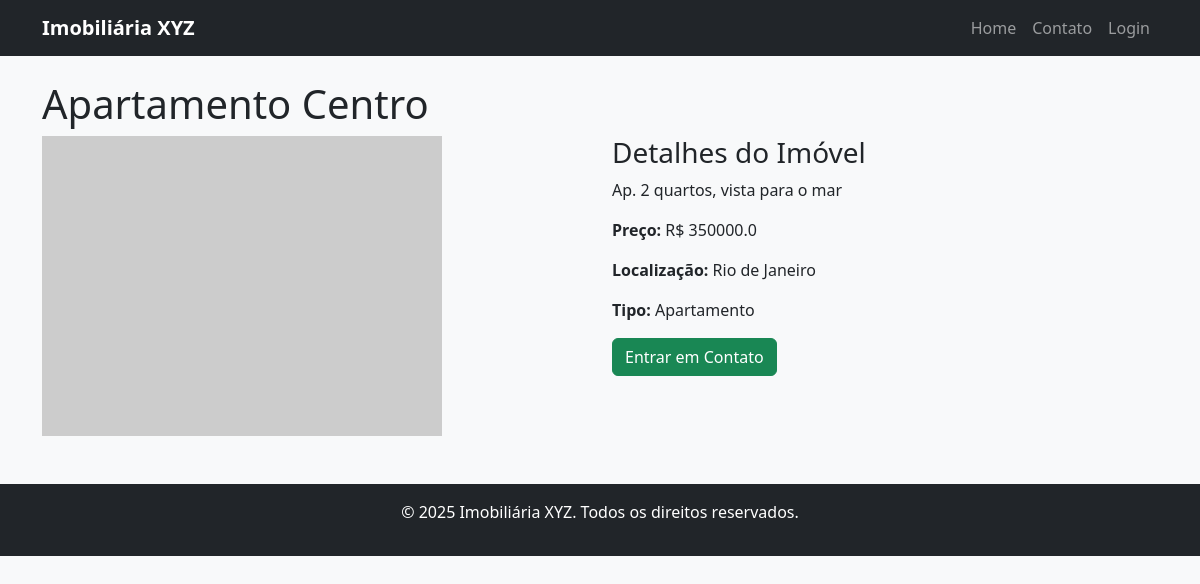
Page /imovel/2 on the committed database.
### tables this page shows
CREATE TABLE imoveis (
        id INTEGER PRIMARY KEY AUTOINCREMENT,
        titulo TEXT NOT NULL,
        descricao TEXT,
        preco REAL,
        localizacao TEXT,
        tipo TEXT,
        imagem TEXT
    );

### app.py (the view)
@app.route('/imovel/<int:id>')
def imovel(id):
    conn = get_db()
    c = conn.cursor()
    c.execute("SELECT * FROM imoveis WHERE id = ?", (id,))
    imovel = c.fetchone()
    conn.close()
    if imovel:
        return render_template('imovel.html', imovel=imovel)
    return redirect(url_for('index'))

### database.py (called while the page is built)
def get_db():
    conn = sqlite3.connect('imoveis.db')
    conn.row_factory = sqlite3.Row
    return conn

### templates/imovel.html
{% extends 'base.html' %}
{% block content %}
<h1>{{ imovel.titulo }}</h1>
<div class="row">
    <div class="col-md-6">
        <img src="{{ url_for('static', filename='images/' + imovel.imagem) }}" class="img-fluid" alt="{{ imovel.titulo }}" onerror="this.src='https://via.placeholder.com/400x300'">
    </div>
    <div class="col-md-6">
        <h3>Detalhes do Imóvel</h3>
        <p>{{ imovel.descricao }}</p>
        <p><strong>Preço:</strong> R$ {{ imovel.preco }}</p>
        <p><strong>Localização:</strong> {{ imovel.localizacao }}</p>
        <p><strong>Tipo:</strong> {{ imovel.tipo }}</p>
        <a href="{{ url_for('contato') }}" class="btn btn-success">Entrar em Contato</a>
    </div>
</div>
{% endblock %}

### static/static/css/style.css (style rules this page uses)
body { background-color: #f8f9fa; }

### rows in the picture
imoveis: titulo "Apartamento Centro", descricao "Ap. 2 quartos, vista para o mar", preco "350000.0", localizacao "Rio de Janeiro", tipo "Apartamento"
